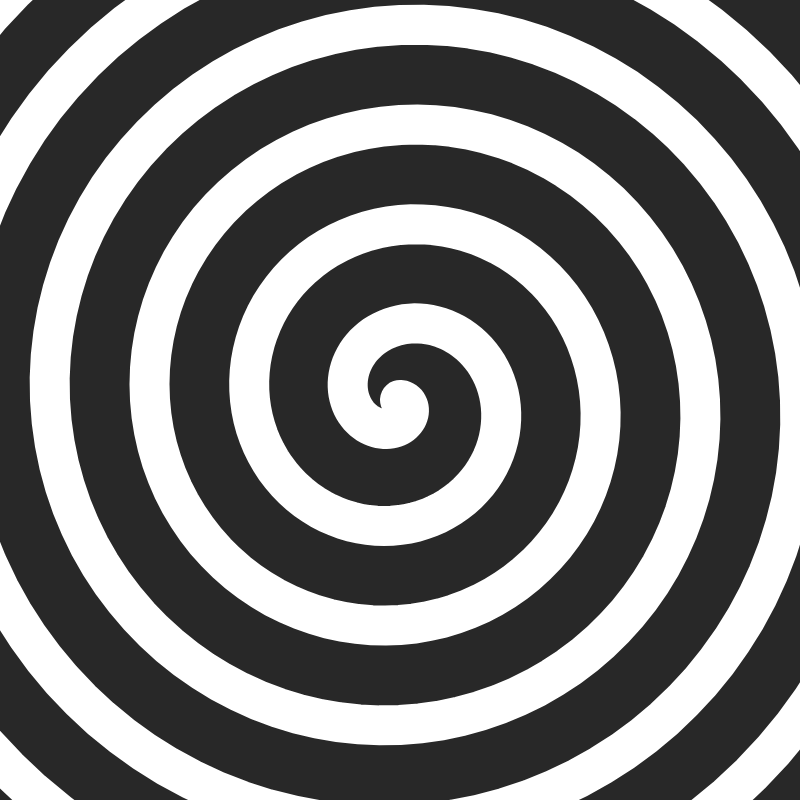
Frame 1 (no input)
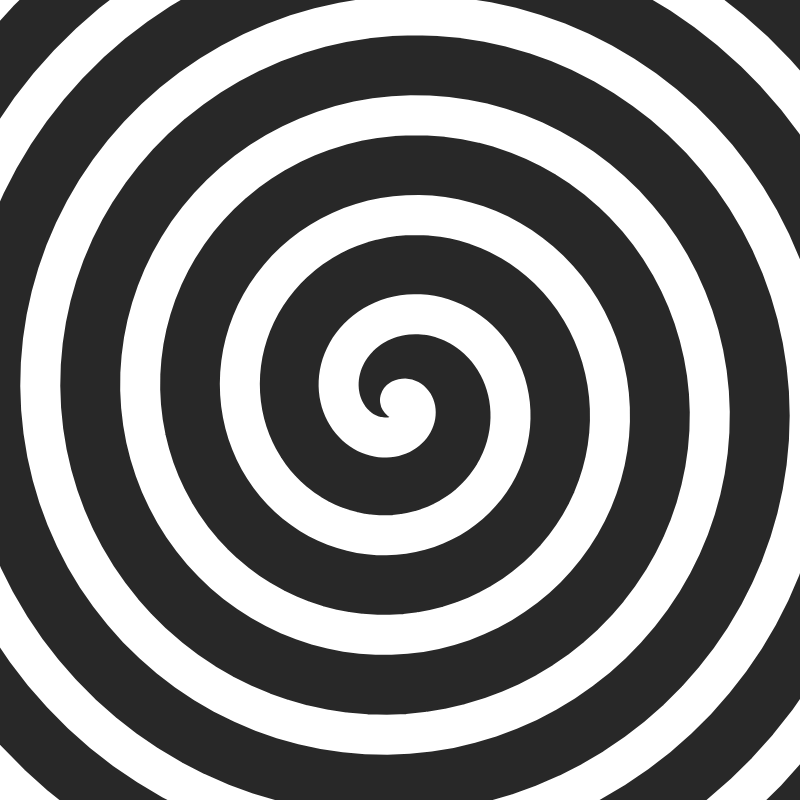
Frame 60 (no input)
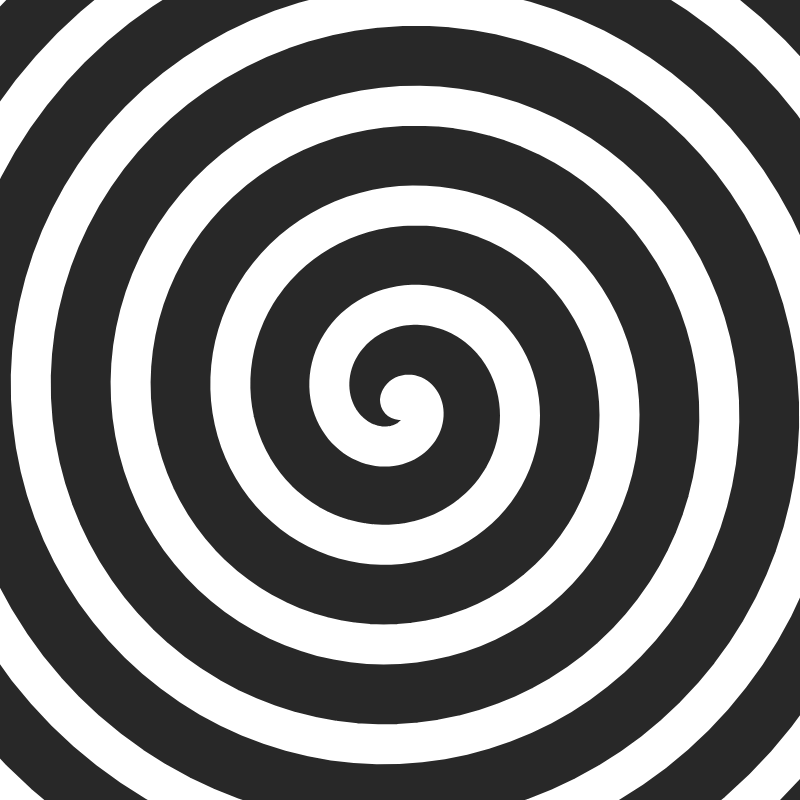
Frame 120 (the mouse pressed at the canvas centre since frame 60)

The p5.js sketch that drew these frames (run headless with seeded random() and noise() and a simulated clock; from frame 60 on, the mouse is pressed at the canvas centre):

// p5.js sketch
// ── sketch.js
function setup() {
  createCanvas(800, 800);
  // pixelDensity(1)
}

let rotation = 0;

function draw() {
  background(40);

  const ROTATIONS = 10;
  push()
  translate(width / 2, height / 2);
  rotate(rotation);

  noFill();
  stroke(255);
  strokeWeight(40)
  beginShape();
  let r = 0;
  for (let theta = 0; theta < TWO_PI * ROTATIONS; theta += TWO_PI / 100) {
      let x = cos(theta) * r;
      let y = sin(theta) * r;
      vertex(x, y);

      r += 1;
  }
  endShape();
  pop();

  rotation -= 0.01;
}
